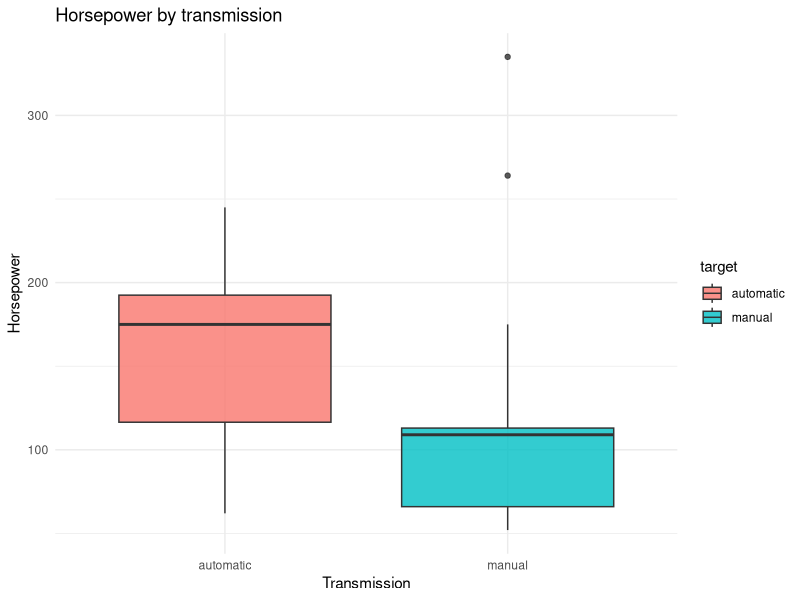
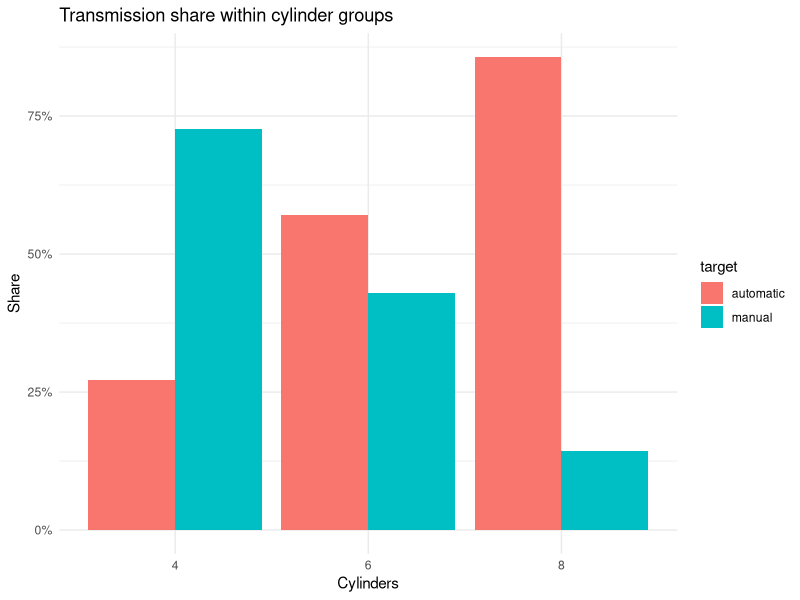
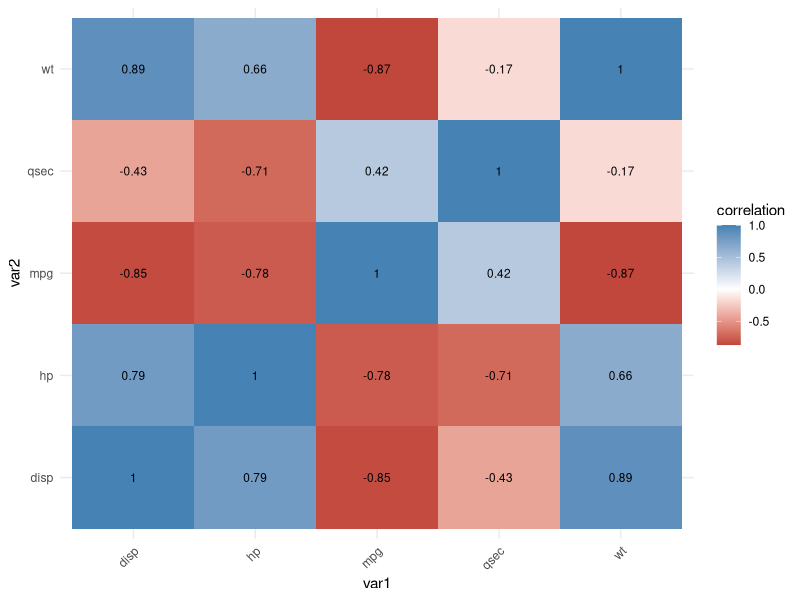
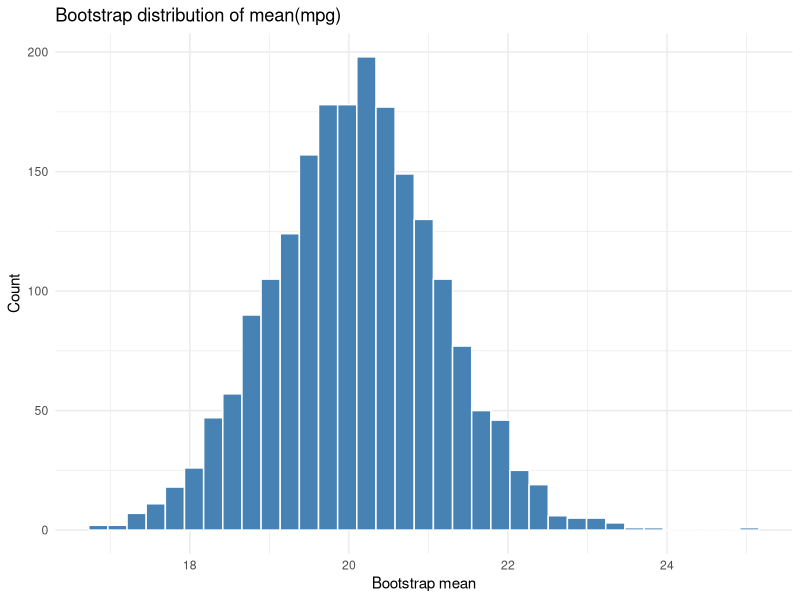
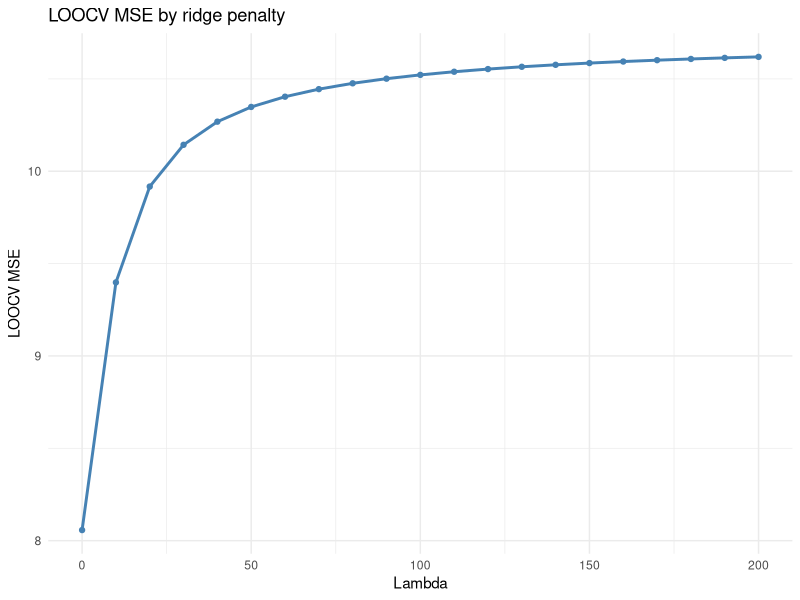
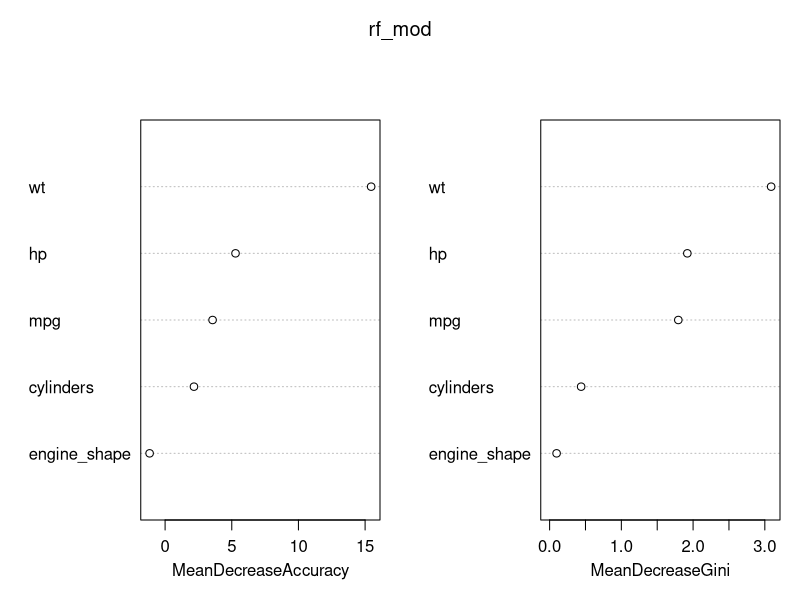
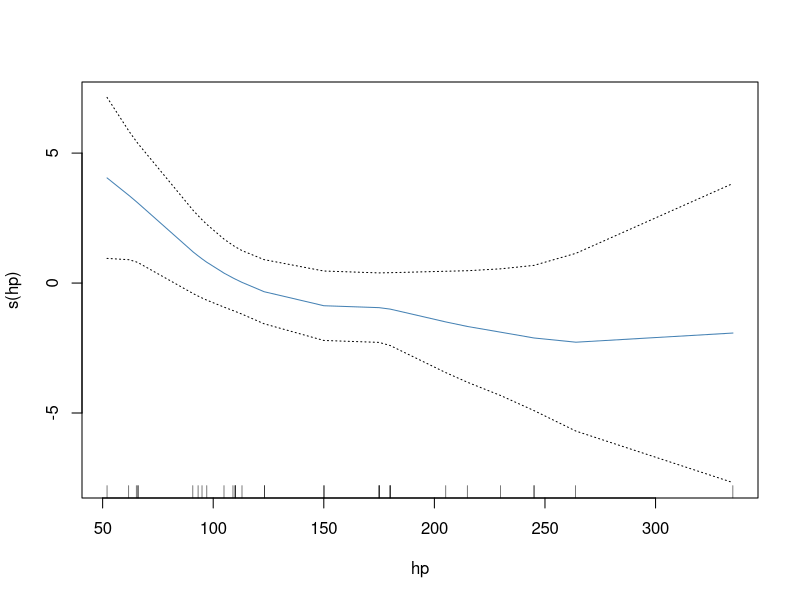
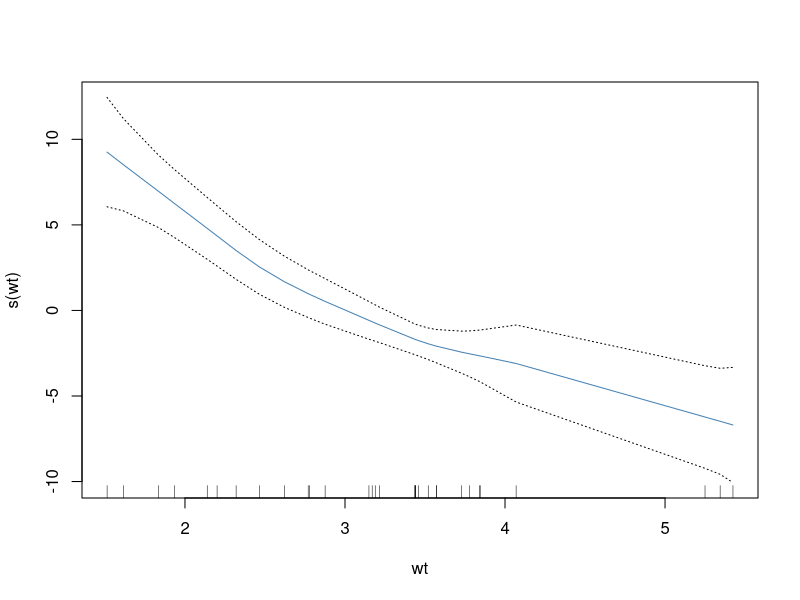

These figures' R source, in order:
# BAN404 Core R Snippets — full runnable mini-examples
# Purpose: copy, adjust, and run complete examples rather than isolated fragments.
# Style: tidyverse-first for reading, cleaning, summarising, and plotting.

library(tidyverse)                                                          # main data workflow used throughout the file

# ============================================================================
# 0. Shared demo datasets
# ============================================================================

set.seed(123)                                                               # reproducible splits and resampling

cars_cls <- mtcars |>
  tibble::rownames_to_column(var = "model") |>
  as_tibble() |>
  mutate(
    target      = factor(am, levels = c(0, 1), labels = c("automatic", "manual")), # binary classification target
    cylinders   = factor(cyl),                                                        # categorical predictor version
    engine_shape = factor(vs, levels = c(0, 1), labels = c("v-shaped", "straight"))
  ) |>
  select(model, target, mpg, disp, hp, wt, qsec, cylinders, engine_shape)

cars_reg <- mtcars |>
  as_tibble() |>
  mutate(
    cylinders = factor(cyl),                                               # keep one factor to show mixed-type workflows
    gears     = factor(gear)
  ) |>
  select(mpg, disp, hp, wt, qsec, cylinders, gears)

# ============================================================================
# 1. EDA starter block
# ============================================================================

cars_cls |> glimpse()                                                       # inspect types before plotting or modeling
cars_cls |> summary()                                                       # quick one-object summary

cars_cls |>
  group_by(target) |>
  summarise(
    mean_hp = mean(hp),                                                     # average horsepower per class
    mean_wt = mean(wt),                                                     # average weight per class
    n       = n(),                                                          # class count
    .groups = "drop"
  )

ggplot(cars_cls, aes(x = target, y = hp, fill = target)) +                 # numeric predictor vs binary target
  geom_boxplot(alpha = 0.8) +
  labs(title = "Horsepower by transmission", x = "Transmission", y = "Horsepower") +
  theme_minimal()

cars_cls |>
  count(cylinders, target) |>
  group_by(cylinders) |>
  mutate(prop = n / sum(n)) |>
  ungroup() |>
  ggplot(aes(x = cylinders, y = prop, fill = target)) +                     # categorical predictor vs binary target
  geom_col(position = "dodge") +
  scale_y_continuous(labels = scales::percent_format()) +
  labs(title = "Transmission share within cylinder groups", x = "Cylinders", y = "Share") +
  theme_minimal()

corr_tbl <- cars_cls |>
  select(where(is.numeric)) |>
  cor() |>
  as.data.frame() |>
  tibble::rownames_to_column("var1") |>
  pivot_longer(-var1, names_to = "var2", values_to = "correlation")

ggplot(corr_tbl, aes(x = var1, y = var2, fill = correlation)) +             # quick collinearity scan
  geom_tile() +
  geom_text(aes(label = round(correlation, 2)), size = 3) +
  scale_fill_gradient2(low = "firebrick", mid = "white", high = "steelblue", midpoint = 0) +
  theme_minimal() +
  theme(axis.text.x = element_text(angle = 45, hjust = 1))

# ============================================================================
# 2. Bootstrap example — sampling distribution of the mean
# ============================================================================

boot_mean <- function(x, B = 2000, seed = 123) {
  set.seed(seed)                                                            # same bootstrap results when you rerun
  n <- length(x)                                                            # original sample size
  boot_stats <- numeric(B)                                                  # pre-allocate storage for speed and clarity

  for (b in seq_len(B)) {
    x_boot <- sample(x, size = n, replace = TRUE)                           # replace = TRUE is what makes this bootstrap resampling
    boot_stats[b] <- mean(x_boot)                                           # save one bootstrap replicate of the statistic
  }

  tibble(
    estimate     = mean(x),                                                 # observed statistic from the original sample
    se_boot      = sd(boot_stats),                                          # bootstrap standard error
    ci_low_pct   = quantile(boot_stats, 0.025),                             # percentile lower bound
    ci_high_pct  = quantile(boot_stats, 0.975)                              # percentile upper bound
  )
}

boot_result <- boot_mean(cars_reg$mpg)                                      # run the bootstrap on mpg
boot_result

tibble(boot_stat = replicate(2000, mean(sample(cars_reg$mpg, replace = TRUE)))) |>
  ggplot(aes(x = boot_stat)) +                                              # visualise the bootstrap distribution
  geom_histogram(bins = 35, fill = "steelblue", color = "white") +
  labs(title = "Bootstrap distribution of mean(mpg)", x = "Bootstrap mean", y = "Count") +
  theme_minimal()

# ============================================================================
# 3. Ridge-style LOOCV example — full manual structure
# ============================================================================

f_ridge <- function(b1, X, y, lambda) {
  sum((y - X %*% b1)^2) + lambda * sum(b1^2)                                # RSS + lambda * L2 penalty
}

g_ridge <- function(X, y, lambda) {
  q <- ncol(X)                                                              # number of predictors
  y_centered <- y - mean(y)                                                 # remove intercept from y before optimization
  X_centered <- scale(X, center = TRUE, scale = FALSE)                      # demean columns but do not scale by sd
  start_vals <- rep(0, q)                                                   # optimization starts at zero coefficients
  opt <- nlminb(start = start_vals, objective = f_ridge, X = X_centered, y = y_centered, lambda = lambda)
  opt$par                                                                   # return the minimizing coefficient vector
}

loo_ridge <- function(lambda, X, y) {
  n <- nrow(X)                                                              # one loop per observation
  preds <- numeric(n)                                                       # store prediction for each left-out row

  for (i in seq_len(n)) {
    X_train <- X[-i, , drop = FALSE]                                        # training predictors for this split
    y_train <- y[-i]                                                        # training response for this split
    x_test_centered <- X[i, ] - colMeans(X_train)                           # center the left-out row using the training means only
    y_train_mean <- mean(y_train)                                           # same intercept logic as inside g_ridge

    b1 <- g_ridge(X = X_train, y = y_train, lambda = lambda)                # fit ridge on the n - 1 training observations
    preds[i] <- y_train_mean + x_test_centered %*% b1                       # add back the training intercept for the left-out prediction
  }

  mean((y - preds)^2)                                                       # LOOCV MSE for this lambda on the original y scale
}

X_ridge <- cars_reg |>
  select(disp, hp, wt, qsec) |>
  as.matrix()                                                               # ridge code expects a numeric matrix

y_ridge <- cars_reg$mpg                                                     # regression target

lambda_grid <- seq(0, 200, by = 10)                                         # candidate penalty values
loo_tbl <- tibble(
  lambda = lambda_grid,
  loo_mse = map_dbl(lambda_grid, ~ loo_ridge(.x, X = X_ridge, y = y_ridge)) # compute one LOOCV error per lambda
)

loo_tbl |> filter(loo_mse == min(loo_mse))                                  # best lambda in the grid

ggplot(loo_tbl, aes(x = lambda, y = loo_mse)) +                             # visual tuning plot
  geom_line(color = "steelblue", linewidth = 1) +
  geom_point(color = "steelblue") +
  labs(title = "LOOCV MSE by ridge penalty", x = "Lambda", y = "LOOCV MSE") +
  theme_minimal()

# ============================================================================
# 4. Logistic regression — full train/test pipeline
# ============================================================================

set.seed(123)
idx_cls <- sample.int(nrow(cars_cls), size = floor(0.5 * nrow(cars_cls)))   # 50/50 split for classification example
train_cls <- cars_cls |> slice(idx_cls)
test_cls  <- cars_cls |> slice(-idx_cls)

log_mod <- glm(target ~ mpg + hp + wt + cylinders,                           # baseline logistic model with mixed predictors
               data = train_cls,
               family = binomial())

summary(log_mod)                                                             # inspect coefficients and p-values
exp(coef(log_mod))                                                           # odds ratios are often easier to explain in words

prob_log <- predict(log_mod, newdata = test_cls, type = "response")         # probabilities for the positive class
threshold <- 0.50                                                            # default threshold; lower it if positives are rare
pred_log <- if_else(prob_log >= threshold, "manual", "automatic") |>        # convert probabilities to class labels
  factor(levels = levels(test_cls$target))

cm_log <- table(Actual = test_cls$target, Predicted = pred_log)              # confusion matrix for evaluation
cm_log
prop.table(cm_log, margin = 1)                                               # row proportions = class-wise performance
sum(diag(cm_log)) / sum(cm_log)                                              # overall accuracy

# ============================================================================
# 5. Random forest — compare against logistic regression
# ============================================================================

library(randomForest)                                                        # classic package used repeatedly in BAN404 material

rf_mod <- randomForest(target ~ mpg + hp + wt + cylinders + engine_shape,    # same task, more flexible model
                       data = train_cls,
                       ntree = 500,
                       mtry = 2,
                       importance = TRUE)

rf_mod                                                                        # prints OOB error and class information
pred_rf <- predict(rf_mod, newdata = test_cls)
cm_rf <- table(Actual = test_cls$target, Predicted = pred_rf)
cm_rf
prop.table(cm_rf, margin = 1)
sum(diag(cm_rf)) / sum(cm_rf)

varImpPlot(rf_mod)                                                           # variable importance plot for interpretation

# ============================================================================
# 6. GAM example — when you suspect non-linearity
# ============================================================================

library(gam)                                                                 # smooth terms via s()

gam_mod <- gam(mpg ~ s(hp) + s(wt) + qsec, data = cars_reg)                 # smooth hp and wt, keep qsec linear
summary(gam_mod)
plot(gam_mod, se = TRUE, col = "steelblue")                                 # inspect whether the smooth terms look curved

pred_gam <- predict(gam_mod, newdata = cars_reg)
mean((cars_reg$mpg - pred_gam)^2)                                            # in-sample MSE just for quick comparison

# ============================================================================
# 7. Threshold tuning table — useful when classes are imbalanced
# ============================================================================

threshold_tbl <- tibble(threshold = seq(0.10, 0.90, by = 0.05)) |>
  mutate(
    pred = map(threshold, ~ if_else(prob_log >= .x, "manual", "automatic")), # predicted labels for each threshold
    accuracy = map_dbl(pred, ~ mean(factor(.x, levels = levels(test_cls$target)) == test_cls$target))
  )

threshold_tbl                                                               # use this to justify a threshold choice if asked
